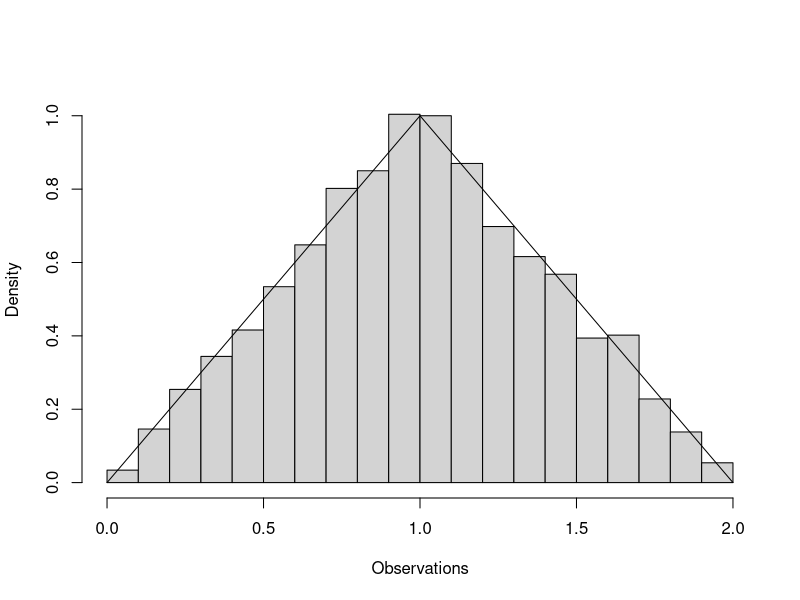

Source code (R):
# program spuRs/resources/scripts/rejecttriangle.r

rejectionK <- function(fx, a, b, K) {
  # simulates from the pdf fx using the rejection algorithm
  # assumes fx is 0 outside [a, b] and bounded by K
  # note that we exit the infinite loop using the return statement
  while (TRUE) {
    x <- runif(1, a, b)
    y <- runif(1, 0, K)
    if (y < fx(x)) return(x)
  }
}

fx<-function(x){
  # triangular density
  if ((0<x) && (x<1)) {
    return(x)
  } else if ((1<x) && (x<2)) {
    return(2-x)
  } else {
    return(0)
  }
}

ptm <- proc.time()[3]
# generate a sample
set.seed(21)
nreps <- 5000
Observations <- rep(0, nreps)
for(i in 1:nreps)   {
  Observations[i] <- rejectionK(fx, 0, 2, 1)
}
cat("\nTime taken to generate samples: ",proc.time()[3]-ptm," seconds")

# plot a scaled histogram of the sample and the density on top
hist(Observations, breaks = seq(0, 2, by=0.1), freq = FALSE,
     ylim=c(0, 1.05), main="")
lines(c(0, 1, 2), c(0, 1, 0))
